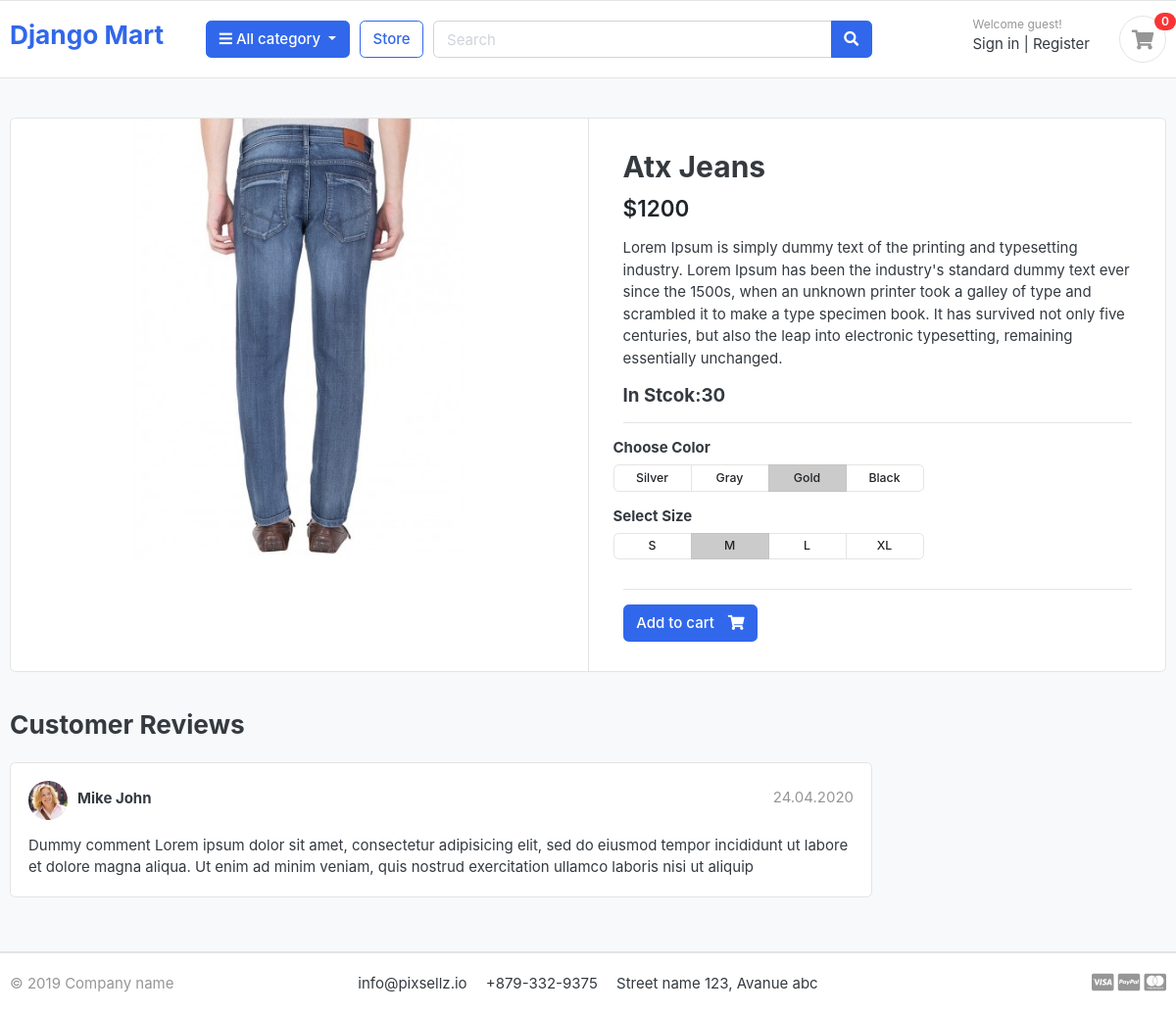
/store/pant/atx-jeans/, run on the app's committed database.
### store/models.py (models this page shows, shortened)
class Product(models.Model):
    product_name = models.CharField(max_length=100, unique=True)
    slug = models.SlugField(max_length=200, unique=True)
    description = models.TextField(max_length=500, blank=True)
    price = models.IntegerField()
    images = models.ImageField(upload_to='photos/products')
    stock = models.IntegerField()
    is_available = models.BooleanField(default=True)
    category = models.ForeignKey(Category, on_delete=models.CASCADE)
    created_date = models.DateTimeField(auto_now_add=True)
    modified_date = models.DateTimeField(auto_now=True)

### store/views.py (the view)
def product_detail(request, category_slug, product_slug):
    single_product = Product.objects.get(
        slug=product_slug, category__slug=category_slug)
    return render(request, 'store/product-detail.html', {'product': single_product})

### store/templates/store/product-detail.html (shortened to what this page needs)
{%extends 'base.html'%}
{%block body%}
<section class="section-content padding-y bg">
	<div class="container">
		<div class="card">
			<div class="row no-gutters">
				<aside class="col-md-6">
					<article class="gallery-wrap">
						<div class="img-big-wrap">
							<a href="#"><img src="{{product.images.url}}"></a>
						</div>
					</article>
				</aside>
				<main class="col-md-6 border-left">
					<article class="content-body">
						<h2 class="title">{{product.product_name}}</h2>
						<div class="mb-3">
							<var class="price h4">${{product.price}}</var>
						</div>
						<p>{{product.description}}</p>
						<h5>In Stcok:{{product.stock}}</h5>
						<hr>
						<div class="row">
							<div class="item-option-select">
								<h6>Choose Color</h6>
								<div class="btn-group btn-group-sm btn-group-toggle" data-toggle="buttons">
									<label class="btn btn-light">
										<input type="radio" name="radio_color"> Silver
									</label>
									<label class="btn btn-light">
										<input type="radio" name="radio_color"> Gray
									</label>
									<label class="btn btn-light active">
										<input type="radio" name="radio_color checked"> Gold
									</label>
									<label class="btn btn-light">
										<input type="radio" name="radio_color"> Black
									</label>
								</div>
							</div>
						</div>
						<div class="row">
							<div class="item-option-select">
								<h6>Select Size</h6>
								<div class="btn-group btn-group-sm btn-group-toggle" data-toggle="buttons">
									<label class="btn btn-light">
										<input type="radio" name="radio_color"> S
									</label>
									<label class="btn btn-light active">
										<input type="radio" name="radio_color" checked> M
									</label>
									<label class="btn btn-light">
										<input type="radio" name="radio_color"> L
									</label>
									<label class="btn btn-light">
										<input type="radio" name="radio_color"> XL
									</label>
								</div>
							</div>
						</div>
						<hr>
						<form method="post">
							<a href="{% url 'add_cart' product.id%}" class="btn  btn-primary"> <span class="text">Add to
									cart</span>
								<i class="fas fa-shopping-cart"></i> </a>
						</form>
					</article>
				</main>
			</div>
		</div>
		<br>
		<div class="row">
			<div class="col-md-9">
				<header class="section-heading">
					<h3>Customer Reviews </h3>
				</header>
				<article class="box mb-3">
					<div class="icontext w-100">
						<img src="./images/avatars/avatar1.jpg" class="img-xs icon rounded-circle">
						<div class="text">
							<span class="date text-muted float-md-right">24.04.2020 </span>
							<h6 class="mb-1">Mike John </h6>
						</div>
					</div>
					<div class="mt-3">
						<p>
							Dummy comment Lorem ipsum dolor sit amet, consectetur adipisicing elit, sed do eiusmod
							tempor incididunt ut labore et dolore magna aliqua. Ut enim ad minim veniam,
							quis nostrud exercitation ullamco laboris nisi ut aliquip
						</p>
					</div>
				</article>
			</div>
		</div>
	</div>
</section>
{%endblock%}

### static/css/ui.css (style rules this page uses)
html { font-family: "Inter", sans-serif; font-size: 15px; }
.content-body { flex: 1 1 auto; padding: 2rem 2.3rem; }
.img-xs, .img-sm, .img-md, .img-lg { -o-object-fit: cover; object-fit: cover; flex-shrink: 0; flex-grow: 0; }
.img-xs { width: 40px; height: 40px; }
.padding-y { padding-top: 40px; padding-bottom: 40px; }
var { font-style: normal; }
article:after, .form-group:after { display: block; clear: both; content: ""; }
.bg { background-color: #f8f9fa; }
.section-heading { margin-bottom: 20px; margin-top: 15px; }
p:last-child { margin-bottom: 0; }
.btn-light { background-color: #fff; border-color: #e4e4e4; }
.btn .text + i { margin-left: 10px; }
.icontext { display: inline-flex; align-items: center; vertical-align: middle; }
.icontext .text { width: 100%; line-height: 1.2; }
.icontext .icon { position: relative; margin-right: 10px; flex-shrink: 0; flex-grow: 0; }
.price { font-weight: 600; color: #212529; }
.box { padding: 18px; background: #fff; border-radius: 0.37rem; border: 1px solid #e4e4e4; }
.box img { max-width: 100%; }
.gallery-wrap .img-big-wrap { margin-bottom: 10px; border-radius: 0.37rem; overflow: hidden; background-color: #fff; }
.gallery-wrap .img-big-wrap a { text-align: center; display: block; }
.gallery-wrap .img-big-wrap img { height: 450px; width: auto; display: inline-block; }
.item-option-select { margin-bottom: 1rem; display: inline-block; margin-right: 15px; }
.item-option-select .btn { min-width: 80px; }

### data on the page
Product: images (picture), product_name "Atx Jeans", price "1200", description "Lorem Ipsum is simply dummy text of the printing and typesetting industry. Lorem Ipsum has been the industry's standard dummy text ever since the 1500s, when an unknown printer took a galley of type and scrambled it to make a type specimen book. It has survived not only five centuries, but also the leap into electronic typesetting, remaining essentially unchanged.", stock "30"
